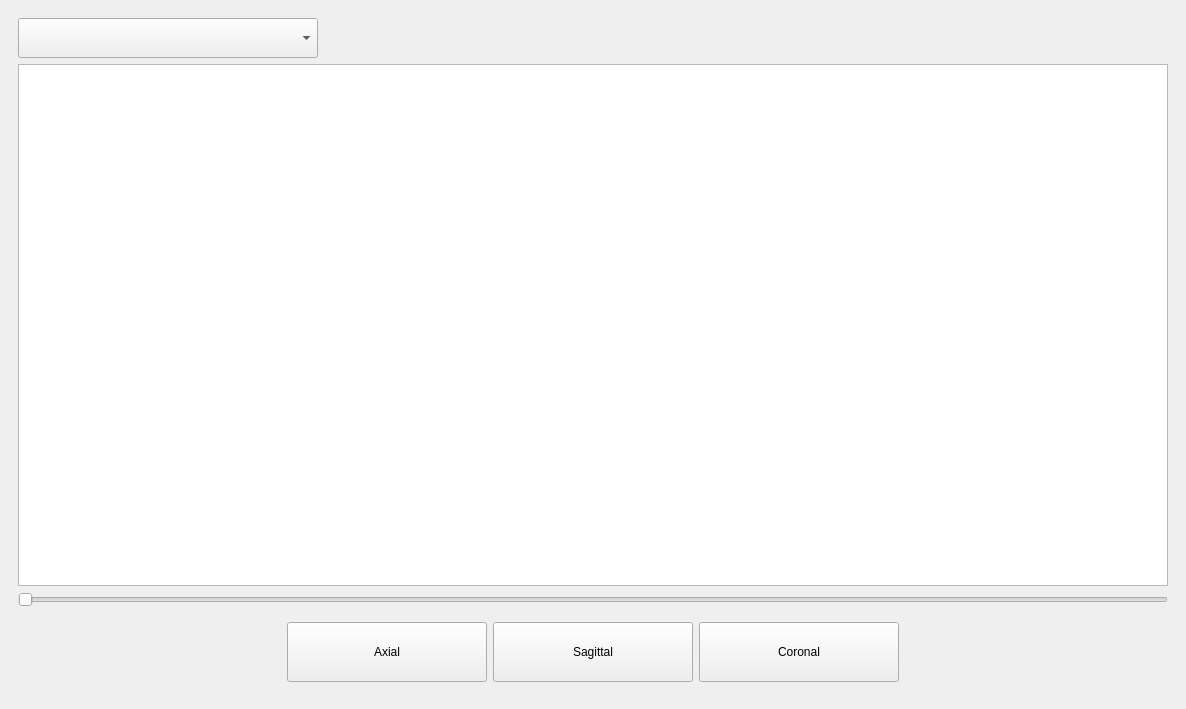
<?xml version="1.0" encoding="UTF-8"?>
<ui version="4.0">
 <class>window</class>
 <widget class="QMainWindow" name="window">
  <property name="geometry">
   <rect>
    <x>0</x>
    <y>0</y>
    <width>1186</width>
    <height>709</height>
   </rect>
  </property>
  <property name="windowTitle">
   <string>Inspect results</string>
  </property>
  <widget class="QWidget" name="widget">
   <layout class="QGridLayout" name="gridLayout">
    <item row="0" column="0">
     <widget class="QGroupBox" name="groupBoxImagePreview">
      <property name="styleSheet">
       <string notr="true">QGroupBox
{
	border: 0;
}</string>
      </property>
      <property name="title">
       <string/>
      </property>
      <layout class="QGridLayout" name="gridLayout_19">
       <item row="3" column="0" alignment="Qt::AlignHCenter|Qt::AlignBottom">
        <widget class="QGroupBox" name="groupBoxPreviewButtons">
         <layout class="QGridLayout" name="gridLayout_11">
          <item row="0" column="2">
           <widget class="QPushButton" name="pushButtonView2">
            <property name="minimumSize">
             <size>
              <width>200</width>
              <height>60</height>
             </size>
            </property>
            <property name="maximumSize">
             <size>
              <width>200</width>
              <height>60</height>
             </size>
            </property>
            <property name="cursor">
             <cursorShape>PointingHandCursor</cursorShape>
            </property>
            <property name="text">
             <string>Coronal</string>
            </property>
           </widget>
          </item>
          <item row="0" column="1">
           <widget class="QPushButton" name="pushButtonView1">
            <property name="minimumSize">
             <size>
              <width>200</width>
              <height>60</height>
             </size>
            </property>
            <property name="maximumSize">
             <size>
              <width>200</width>
              <height>60</height>
             </size>
            </property>
            <property name="cursor">
             <cursorShape>PointingHandCursor</cursorShape>
            </property>
            <property name="text">
             <string>Sagittal</string>
            </property>
           </widget>
          </item>
          <item row="0" column="0">
           <widget class="QPushButton" name="pushButtonView3">
            <property name="minimumSize">
             <size>
              <width>200</width>
              <height>60</height>
             </size>
            </property>
            <property name="maximumSize">
             <size>
              <width>200</width>
              <height>60</height>
             </size>
            </property>
            <property name="cursor">
             <cursorShape>PointingHandCursor</cursorShape>
            </property>
            <property name="text">
             <string>Axial</string>
            </property>
           </widget>
          </item>
         </layout>
        </widget>
       </item>
       <item row="1" column="0">
        <widget class="ImageView" name="graphicsView">
         <property name="sizePolicy">
          <sizepolicy hsizetype="Expanding" vsizetype="Expanding">
           <horstretch>0</horstretch>
           <verstretch>0</verstretch>
          </sizepolicy>
         </property>
         <property name="minimumSize">
          <size>
           <width>0</width>
           <height>0</height>
          </size>
         </property>
         <property name="maximumSize">
          <size>
           <width>16777215</width>
           <height>16777215</height>
          </size>
         </property>
        </widget>
       </item>
       <item row="2" column="0" alignment="Qt::AlignBottom">
        <widget class="QSlider" name="horizontalSlider">
         <property name="orientation">
          <enum>Qt::Horizontal</enum>
         </property>
        </widget>
       </item>
       <item row="0" column="0" alignment="Qt::AlignLeft|Qt::AlignTop">
        <widget class="QComboBox" name="comboBoxImagePreview">
         <property name="minimumSize">
          <size>
           <width>300</width>
           <height>40</height>
          </size>
         </property>
         <property name="maximumSize">
          <size>
           <width>300</width>
           <height>40</height>
          </size>
         </property>
        </widget>
       </item>
      </layout>
     </widget>
    </item>
   </layout>
  </widget>
 </widget>
 <customwidgets>
  <customwidget>
   <class>ImageView</class>
   <extends>QGraphicsView</extends>
   <header>pyqtgraph</header>
  </customwidget>
 </customwidgets>
 <tabstops>
  <tabstop>comboBoxImagePreview</tabstop>
  <tabstop>graphicsView</tabstop>
  <tabstop>horizontalSlider</tabstop>
  <tabstop>pushButtonView1</tabstop>
  <tabstop>pushButtonView2</tabstop>
 </tabstops>
 <resources/>
 <connections/>
</ui>
